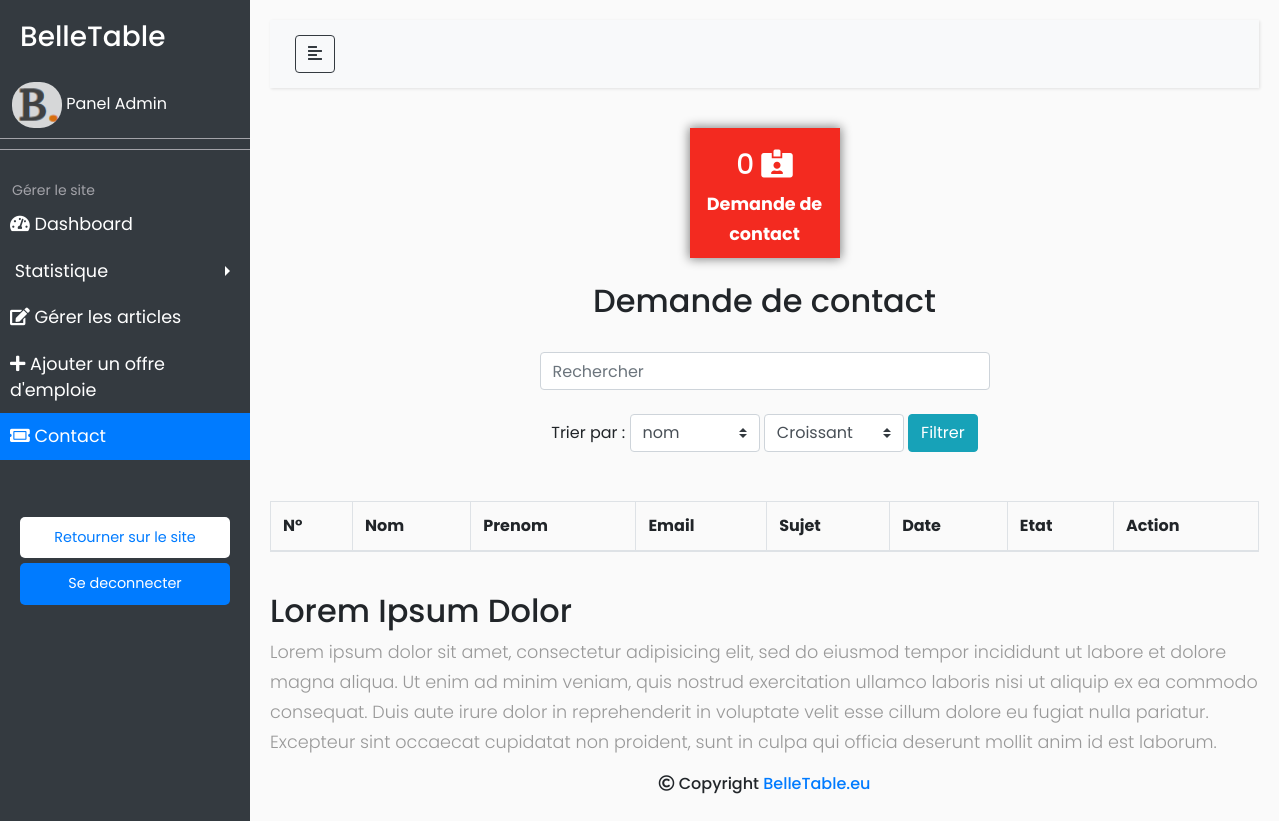
The page /admin/contact.php on the database as committed earlier.
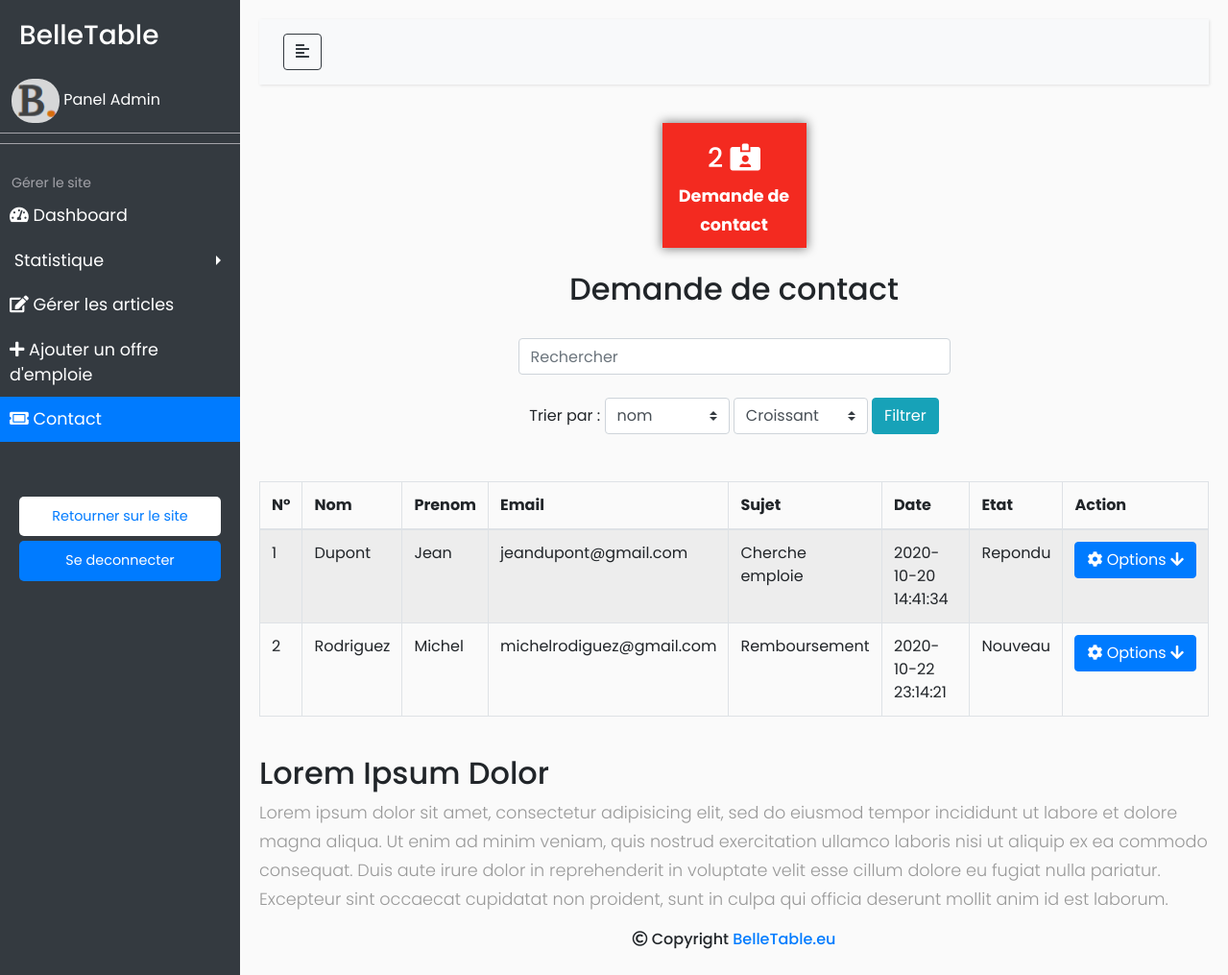
The same page on the database as committed later.
### tables this page shows
CREATE TABLE IF NOT EXISTS `contact` (
  `id` int(11) NOT NULL AUTO_INCREMENT,
  `nom` varchar(120) NOT NULL,
  `prenom` varchar(120) NOT NULL,
  `email` varchar(120) NOT NULL,
  `sujet` varchar(120) NOT NULL,
  `message` text NOT NULL,
  `date_creation` datetime NOT NULL,
  `etat` varchar(120) NOT NULL,
  PRIMARY KEY (`id`)
);

### admin/contact.php (the view, shortened to what this page needs)
<!DOCTYPE html>
<html>
<head>
</head>
<body>
    <?php include("css/menu.php"); ?>
        <div id="content">
            <nav class="navbar navbar-expand-lg navbar-light bg-light">
                <div class="container-fluid">
                    <button type="button" id="sidebarCollapse" class="btn btn-outline-dark">
                        <i class="fas fa-align-left"></i>
                    </button>
                </div>
            </nav>
            <div align="center">
              <div class="info-box box4" style="width: 150px; height: 130px;">
                <div class="text-box">
                  <h3><?php $countUtilisateur = "SELECT count(id) FROM contact"; $reqNbUtilisateur = mysqli_query($bdd,$countUtilisateur); $nbUser = mysqli_fetch_assoc($reqNbUtilisateur); echo $nbUser['count(id)']; ?> <i class="fas fa-id-card-alt"></i></h3>
                  <p>Demande de contact</p>
                </div>
              </div>
            </div>
            <br>
            <?php
            $req = "SELECT * FROM contact" ;
            $requete = mysqli_query($bdd,$req);
          ?>
          <center>
            <h2>
              <?php if(!@$filtre): ?>
                Demande de contact
              <?php endif; ?>
            </h2>
          </center>
          <?php if(!isset($_GET['etat'])): ?>
            <?php if(!isset($modifier) && !isset($_GET['action'])): ?>
              <center>
                <br>
                <form action="" method="post">
                  <input type="text" class="form-control" style="width: 450px;" placeholder="Rechercher" name="search">
                  <br>
                  <label for="critere"> Trier par : </label>
                  <select name="critere" class="custom-select" id="critere" style="width: 130px;">
                    <option value="nom"> nom </option>
                  </select>
                  <select name="tri" class="custom-select" style="width: 140px;">
                    <option value="ASC">Croissant</option>
                  </select>
                  <input type="submit" class="btn btn-info" value="Filtrer" name="monBoutonTri"> <br><br><br>
                </form>
              </center>
            <?php endif; ?>
            <div class="table-responsive" >
              <table class="table table-hover table-striped table-bordered table-sm-responsive">
                <thead>
                  <tr>
                    <th>N°</th>
                    <th>Nom</th>
                    <th>Prenom</th>
                    <th>Email</th>
                    <th>Sujet</th>
                    <th>Date</th>
                    <th>Etat</th>
                    <th>Action</th>
                  </tr>
                </thead>
                <tbody>
                  <?php $i = 0 ; ?>
                  <?php while ($userInfo = mysqli_fetch_assoc($requete)): ?>
                    <tr> <?php $i++; ?>
                      <td><?php echo $i; ?></td>
                      <td><?php echo $userInfo['nom']; ?></td>
                      <td><?php echo $userInfo['prenom']; ?></td>
                      <td><?php echo $userInfo['email']; ?></td>
                      <td><?php echo $userInfo['sujet']; ?></td>
                      <td><?php echo $userInfo['date_creation']; ?></td>
                      <td><?php echo $userInfo['etat']; ?></td>
                      <td>
                        <div class="dropdown">
                          <button class="btn btn-primary" type="button" id="dropdownMenu1" data-toggle="dropdown" aria-haspopup="true" aria-expanded="false"><i class="fas fa-cog"></i> Options <i class="fas fa-arrow-down"></i> </button>
                        </div>
                      </td>
                    </tr>
                  <?php endwhile; ?>
                </tbody>
              </table>
            </div>
          <?php endif; ?>
          <br>
          <h2>Lorem Ipsum Dolor</h2>
          <p>Lorem ipsum dolor sit amet, consectetur adipisicing elit, sed do eiusmod tempor incididunt ut labore et dolore magna aliqua. Ut enim ad minim veniam, quis nostrud exercitation ullamco laboris nisi ut aliquip ex ea commodo consequat. Duis aute irure dolor in reprehenderit in voluptate velit esse cillum dolore eu fugiat nulla pariatur. Excepteur sint occaecat cupidatat non proident, sunt in culpa qui officia deserunt mollit anim id est laborum.</p>
          <?php include("css/footer.php"); ?>
    </div>
</body>
</html>

### admin/css/menu.php (shortened to what this page needs)
<link rel="stylesheet" href="https://pro.fontawesome.com/releases/v5.13.0/css/all.css">
<link rel="stylesheet" href="https://cdnjs.cloudflare.com/ajax/libs/malihu-custom-scrollbar-plugin/3.1.5/jquery.mCustomScrollbar.min.css">
<link rel="stylesheet" href="https://stackpath.bootstrapcdn.com/bootstrap/4.1.0/css/bootstrap.min.css">
<link rel="stylesheet" href="css/style.css">
<div class="wrapper">
        <nav id="sidebar">
            <div class="sidebar-header">
                <h3>BelleTable</h3>
            </div>
            <a href="index3.html" class="header-sidebar">
                <img src="images/logo.png" alt="Logo" class="brand-image img-circle" style="opacity: .8">
                <span>Panel Admin</span>
            </a>
            <div class="hr"></div>
            <div class="hr"></div>
            <ul class="list-unstyled components navbar-dark bg-dark">
                <li class="nav-header">Gérer le site</li>
                <li class="dashboard">
                    <a href="index.php"><i class="fas fa-tachometer-alt"></i> Dashboard</a>
                </li>
                <li class="menuclick dropright">
                    <a href="#homeSubmenu" data-toggle="collapse" aria-expanded="false" class="dropdown-toggle"><i class="fad fa-analytics"></i> Statistique </a>
                </li>
                <li class="articles">
                    <a href="articles.php"><i class="fas fa-edit"></i> Gérer les articles </a>
                </li>
                <li class="offre">
                    <a href="offre.php"><i class="fas fa-plus"></i> Ajouter un offre d'emploie </a>
                </li>
                <li class="contact">
                    <a href="contact.php"><i class="fas fa-ticket-alt"></i> Contact </a>
                </li>
            </ul>
            <ul class="list-unstyled CTAs">
                <li>
                    <a href="../" class="back">Retourner sur le site</a>
                </li>
                <li>
                    <a href="../?infos=index.php&deconnecter=1" class="deconnexion">Se deconnecter</a>
                </li>
            </ul>
        </nav>

### admin/css/footer.php (shortened to what this page needs)
<div class="footer">
	<center>
		<h6>
			<i class="far fa-copyright"></i> Copyright <a class="lien-footer" href="">BelleTable.eu</a>
		</h6>
	</center>
</div>

### admin/css/style.css (style rules this page uses)
body { font-family: 'Poppins', sans-serif; background: #fafafa; }
p { font-family: 'Poppins', sans-serif; font-size: 1.1em; font-weight: 300; line-height: 1.7em; color: #999; }
a, a:hover, a:focus { color: inherit; text-decoration: none; transition: all 0.3s; }
.navbar { padding: 15px 10px; background: #fff; border: none; border-radius: 0; margin-bottom: 40px; box-shadow: 1px 1px 3px rgba(0, 0, 0, 0.1); }
.hr { width: 100%; height: 1px; border-bottom: 1px solid #A3A3A9; margin: 10px 0; }
.brand-image { width: 20%; }
.img-circle { border-radius: 22px; }
.header-sidebar { position: relative; left: 12px; }
.wrapper { display: flex; width: 100%; align-items: stretch; }
#sidebar { min-width: 250px; max-width: 250px; background: #343A40; color: #fff; transition: all 0.3s; }
#sidebar .sidebar-header { padding: 20px; background: #343A40; }
#sidebar ul.components { padding: 20px 0; border-bottom: 1px solid #343A40; }
#sidebar ul li a { padding: 10px; font-size: 1.1em; display: block; }
a[data-toggle="collapse"] { position: relative; }
.dropdown-toggle::after { display: block; position: absolute; top: 50%; right: 20px; transform: translateY(-50%); }
ul.CTAs { padding: 20px; }
ul.CTAs a { text-align: center; font-size: 0.9em !important; display: block; border-radius: 5px; margin-bottom: 5px; }
a.back { background: #fff; color: #007BFF; }
a.deconnexion, a.deconnexion:hover { background: #007BFF !important; color: #fff !important; }
#content { width: 100%; padding: 20px; min-height: 100vh; transition: all 0.3s; }
.nav-header { color: #A3A3A9; position: relative; left: 12px; font-size: 14px; }
.info-box { -webkit-box-shadow: 0px 0px 25px 10px rgba(0,0,0,0.49); box-shadow: 0px 0px 10px 1px rgba(0,0,0,0.49); }
.box4 { background-color: #f32a20; }
.text-box { color: white; margin: 10px 0; padding-top: 20px; }
.text-box p { color: white; font-weight: bold; }

### admin/contact.php (style rules this page uses)
.contact { background-color: #007BFF; }

### admin/css/footer.php (style rules this page uses)
.lien-footer { color: #007bff; }

Rows that differ between the two databases and show on the page:
added contact: nom "Dupont", prenom "Jean", email "jeandupont@gmail.com", sujet "Cherche emploie", date_creation "2020-10-20 14:41:34", etat "Repondu"
added contact: nom "Rodriguez", prenom "Michel", email "michelrodiguez@gmail.com", sujet "Remboursement", date_creation "2020-10-22 23:14:21", etat "Nouveau"
Other text that changed with them:
$nbUser['count(id)']: "0" → "2"
